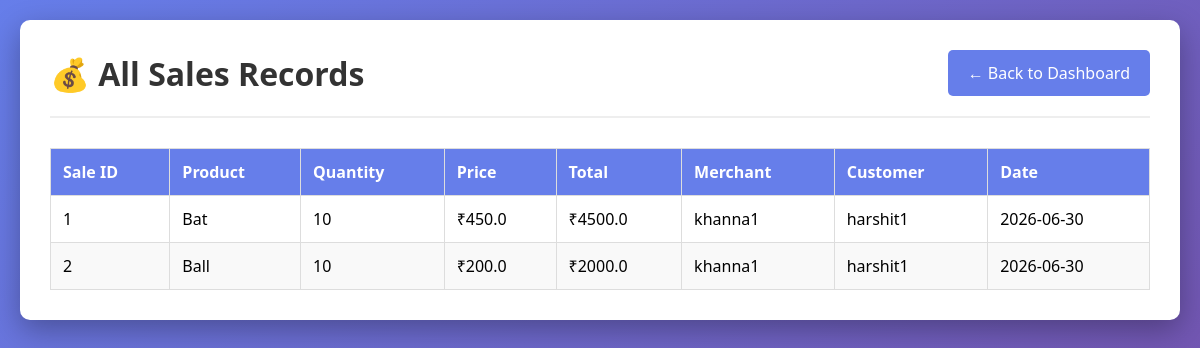
Page /admin/all_sales (signed in) on the committed database.
### tables this page shows
CREATE TABLE sales (
        sale_id INTEGER PRIMARY KEY AUTOINCREMENT,
        product_id TEXT,
        product_name TEXT,
        quantity INTEGER,
        price REAL,
        total REAL,
        merchant_id INTEGER,
        customer_id INTEGER,
        sale_date TEXT,
        FOREIGN KEY (merchant_id) REFERENCES users(user_id),
        FOREIGN KEY (customer_id) REFERENCES users(user_id)
    );

CREATE TABLE users (
        user_id INTEGER PRIMARY KEY AUTOINCREMENT,
        username TEXT UNIQUE NOT NULL,
        password TEXT NOT NULL,
        role TEXT NOT NULL,
        created_at TEXT
    );

### app.py (the view)
@app.route("/admin/all_sales")
@login_required
@admin_required
def admin_all_sales():
    conn = sqlite3.connect("inventory.db")
    cursor = conn.cursor()
    cursor.execute("""
        SELECT s.*, u.username as merchant_name, c.username as customer_name
        FROM sales s
        LEFT JOIN users u ON s.merchant_id = u.user_id
        LEFT JOIN users c ON s.customer_id = c.user_id
        ORDER BY s.sale_date DESC
    """)
    sales = cursor.fetchall()
    conn.close()
    return render_template("admin/all_sales.html", sales=sales)

### app.py (called while the page is built)
def login_required(f):
    @wraps(f)
    def decorated_function(*args, **kwargs):
        if 'user_id' not in session:
            return redirect(url_for('login'))
        return f(*args, **kwargs)
    return decorated_function

def admin_required(f):
    @wraps(f)
    def decorated_function(*args, **kwargs):
        if session.get('role') != 'admin':
            return "Access Denied", 403
        return f(*args, **kwargs)
    return decorated_function

### templates/admin/all_sales.html (shortened to what this page needs)
<!DOCTYPE html>
<html lang="en">
<head>
    <link rel="stylesheet" href="{{ url_for('static', filename='style.css') }}">
</head>
<body>
    <div class="container">
        <div class="header">
            <h1>💰 All Sales Records</h1>
            <a href="/admin/dashboard" class="btn">← Back to Dashboard</a>
        </div>
        <table>
            <thead>
                <tr>
                    <th>Sale ID</th>
                    <th>Product</th>
                    <th>Quantity</th>
                    <th>Price</th>
                    <th>Total</th>
                    <th>Merchant</th>
                    <th>Customer</th>
                    <th>Date</th>
                </tr>
            </thead>
            <tbody>
                {% for sale in sales %}
                <tr>
                    <td>{{ sale[0] }}</td>
                    <td>{{ sale[2] }}</td>
                    <td>{{ sale[3] }}</td>
                    <td>₹{{ sale[4] }}</td>
                    <td>₹{{ sale[5] }}</td>
                    <td>{{ sale[9] if sale[9] else 'N/A' }}</td>
                    <td>{{ sale[10] if sale[10] else 'Walk-in' }}</td>
                    <td>{{ sale[8] }}</td>
                </tr>
                {% endfor %}
            </tbody>
        </table>
    </div>
</body>
</html>

### static/style.css (style rules this page uses)
* { margin: 0; padding: 0; box-sizing: border-box; }
body { font-family: 'Segoe UI', Tahoma, Geneva, Verdana, sans-serif; background: linear-gradient(135deg, #667eea 0%, #764ba2 100%); min-height: 100vh; padding: 20px; }
.container { max-width: 1200px; margin: 0 auto; background: white; padding: 30px; border-radius: 10px; box-shadow: 0 10px 30px rgba(0,0,0,0.3); }
.header { display: flex; justify-content: space-between; align-items: center; margin-bottom: 30px; padding-bottom: 20px; border-bottom: 2px solid #eee; }
.header h1 { color: #333; font-size: 2em; }
.btn { display: inline-block; background: #667eea; color: white; padding: 12px 20px; text-decoration: none; border-radius: 5px; text-align: center; transition: 0.3s; border: none; cursor: pointer; font-size: 1em; }
table { width: 100%; border-collapse: collapse; margin-top: 20px; }
th, td { border: 1px solid #ddd; padding: 12px; text-align: left; }
th { background: #667eea; color: white; font-weight: bold; }
tr:nth-child(even) { background: #f9f9f9; }
h1 { color: #333; }

### rows in the picture
sales: sale_id "1", product_name "Bat", quantity "10", price "450.0", total "4500.0", username "khanna1", username "harshit1", sale_date "2026-06-30"
sales: sale_id "2", product_name "Ball", quantity "10", price "200.0", total "2000.0", username "khanna1", username "harshit1", sale_date "2026-06-30"
